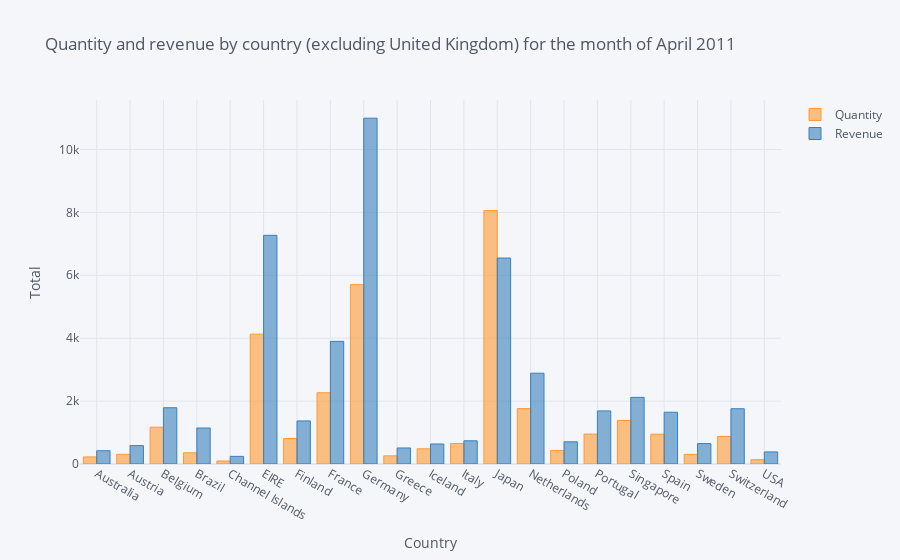

This figure's notebook cell:
### Code cell
data['month_year'] = pd.to_datetime(data['InvoiceDate']).dt.to_period('M')
data2 = data[(data['Country']!='United Kingdom')&(data['month_year']=='2011-04')].filter(items=['Quantity','Revenue','Country']).groupby('Country').sum()
# data2.head()
data2.iplot(kind='bar', xTitle='Country', yTitle='Total',
    title='Quantity and revenue by country (excluding United Kingdom) for the month of April 2011')

### Figure 1 — Plotly figure (JSON) as saved in the notebook; plotly's stock layout.template omitted (floating-point values rounded to 4 significant figures)
{"data": [{"marker": {"color": "rgba(255, 153, 51, 0.6)", "line": {"color": "rgba(255, 153, 51, 1.0)", "width": 1}}, "name": "Quantity", "orientation": "v", "text": "", "type": "bar", "x": ["Australia", "Austria", "Belgium", "Brazil", "Channel Islands", "EIRE", "Finland", "France", "Germany", "Greece", "Iceland", "Italy", "Japan", "Netherlands", "Poland", "Portugal", "Singapore", "Spain", "Sweden", "Switzerland", "USA"], "y": [224, 308, 1170, 356, 96, 4129, 810, 2265, 5702, 260, 483, 653, 8058, 1762, 432, 951, 1384, 948, 306, 878, 137]}, {"marker": {"color": "rgba(55, 128, 191, 0.6)", "line": {"color": "rgba(55, 128, 191, 1.0)", "width": 1}}, "name": "Revenue", "orientation": "v", "text": "", "type": "bar", "x": ["Australia", "Austria", "Belgium", "Brazil", "Channel Islands", "EIRE", "Finland", "France", "Germany", "Greece", "Iceland", "Italy", "Japan", "Netherlands", "Poland", "Portugal", "Singapore", "Spain", "Sweden", "Switzerland", "USA"], "y": [421.6, 584.8, 1788.0, 1144.0, 243.0, 7270.0, 1369.0, 3899.0, 10990.0, 509.7, 636.2, 737.8, 6549.0, 2887.0, 705.8, 1688.0, 2119.0, 1646.0, 649.1, 1757.0, 383.9]}], "layout": {"legend": {"bgcolor": "#F5F6F9", "font": {"color": "#4D5663"}}, "paper_bgcolor": "#F5F6F9", "plot_bgcolor": "#F5F6F9", "title": {"font": {"color": "#4D5663"}, "text": "Quantity and revenue by country (excluding United Kingdom) for the month of April 2011"}, "xaxis": {"gridcolor": "#E1E5ED", "showgrid": true, "tickfont": {"color": "#4D5663"}, "title": {"font": {"color": "#4D5663"}, "text": "Country"}, "zerolinecolor": "#E1E5ED"}, "yaxis": {"gridcolor": "#E1E5ED", "showgrid": true, "tickfont": {"color": "#4D5663"}, "title": {"font": {"color": "#4D5663"}, "text": "Total"}, "zerolinecolor": "#E1E5ED"}}}
